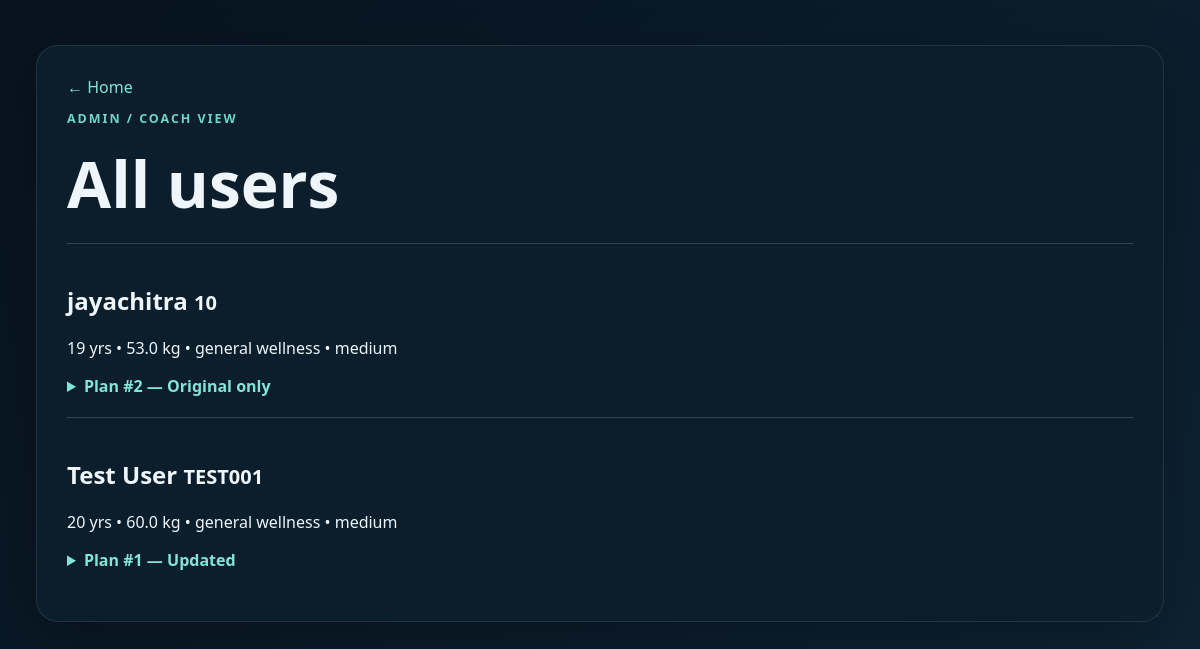
Screenshot of /view-all-users with the database file from the repository.
### app/database.py (models this page shows)
class Base(DeclarativeBase): pass

class User(Base):
    __tablename__="users"
    id:Mapped[int]=mapped_column(Integer,primary_key=True)
    user_id:Mapped[str]=mapped_column(String(100),unique=True,index=True)
    name:Mapped[str]=mapped_column(String(120))
    age:Mapped[int]=mapped_column(Integer)
    weight:Mapped[float]=mapped_column(Float)
    goal:Mapped[str]=mapped_column(String(100))
    intensity:Mapped[str]=mapped_column(String(20))
    created_at:Mapped[datetime]=mapped_column(DateTime,default=lambda:datetime.now(timezone.utc))
    plans:Mapped[list["Plan"]]=relationship(back_populates="user",cascade="all, delete-orphan")

class Plan(Base):
    __tablename__="plans"
    id:Mapped[int]=mapped_column(Integer,primary_key=True)
    user_id:Mapped[int]=mapped_column(ForeignKey("users.id",ondelete="CASCADE"),index=True)
    original_plan:Mapped[str]=mapped_column(Text)
    updated_plan:Mapped[str|None]=mapped_column(Text,nullable=True)
    nutrition_tip:Mapped[str]=mapped_column(Text)
    feedback:Mapped[str|None]=mapped_column(Text,nullable=True)
    created_at:Mapped[datetime]=mapped_column(DateTime,default=lambda:datetime.now(timezone.utc))
    updated_at:Mapped[datetime|None]=mapped_column(DateTime,nullable=True)
    user:Mapped[User]=relationship(back_populates="plans")

### app/routes.py (the view)
@router.get("/view-all-users",response_class=HTMLResponse)
def view_all_users(request:Request,db:Session=Depends(get_db)):
    return templates.TemplateResponse(request=request,name="all_users.html",context=ctx(request,users=db.query(User).order_by(User.created_at.desc()).all()))

### app/templates/all_users.html (shortened to what this page needs)
<!doctype html><html><head><link rel="stylesheet" href="{{ url_for('static',path='style.css') }}"></head><body><main class="shell wide"><section class="card"><a href="/">← Home</a><p class="eyebrow">ADMIN / COACH VIEW</p><h1>All users</h1>{% for user in users %}<article class="user-row"><h2>{{ user.name }} <small>{{ user.user_id }}</small></h2><p>{{ user.age }} yrs • {{ user.weight }} kg • {{ user.goal }} • {{ user.intensity }}</p>{% for plan in user.plans %}<details><summary>Plan #{{ plan.id }} — {{ "Updated" if plan.updated_plan else "Original only" }}</summary></details>{% endfor %}</article>{% else %}<p class="muted">No users yet.</p>{% endfor %}</section></main></body></html>

### app/static/style.css (style rules this page uses)
* { box-sizing:border-box }
body { margin:0;font-family:system-ui,sans-serif;background:linear-gradient(135deg,#07131f,#10283a);color:#eef6fb;min-height:100vh }
.shell { width:min(980px,92%);margin:auto;padding:45px 0 }
.wide { width:min(1200px,94%) }
.card { background:#0d1f2df2;border:1px solid #ffffff18;border-radius:22px;padding:30px;box-shadow:0 20px 60px #0004 }
h1 { font-size:clamp(2rem,6vw,4rem);margin:.2rem 0 1rem }
.eyebrow { letter-spacing:.16em;font-size:.78rem;font-weight:800;color:#6dd6c8 }
a { color:#83e5d7;text-decoration:none }
.user-row { border-top:1px solid #294354;padding:20px 0 }
summary { cursor:pointer;color:#83e5d7;font-weight:700 }

### rows the page displays
User: name "jayachitra", user_id "10", age "19", weight "53.0", goal "general wellness", intensity "medium"
Plan: id "2", updated_plan "Original only"
User: name "Test User", user_id "TEST001", age "20", weight "60.0", goal "general wellness", intensity "medium"
Plan: id "1", updated_plan "Updated"
